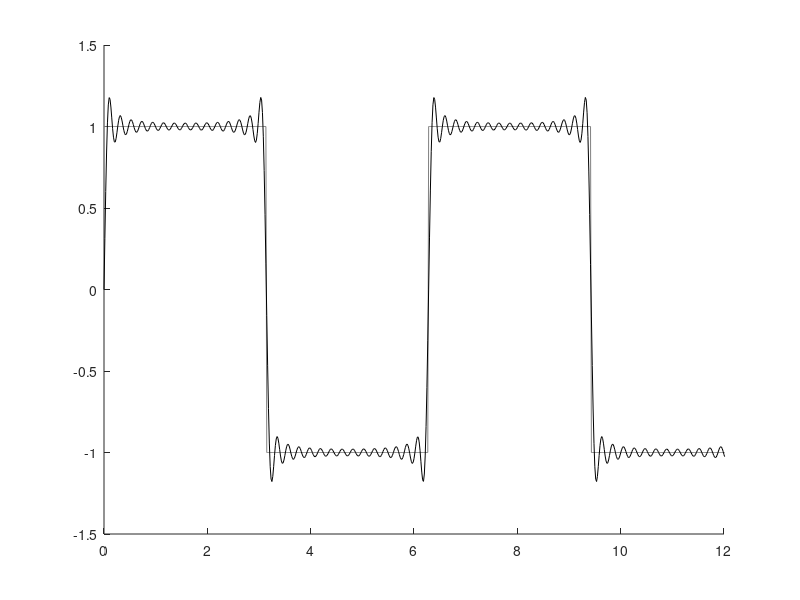

Write the MATLAB code that produced this figure.
clear , close all;
 Fs=60;
 t=0:1/Fs:20-1/Fs;
 y=square(t,50);
 y(y>0)=1;
 y(y<0)=-1;
 figure, 
 axis ([0 20 -20 10])
 % Fourier Series 
 a0=0;
 Fy=zeros(size(t));
 N=30;
 for n=1:2:N
      Fy = Fy +4/(n*pi)*sin(n*t);
 end
 hold on,
 plot(t,y,'Color',[0.5 0.5 0.5])
 plot(t,Fy,'k')
 axis([0 12 -1.5 1.5])